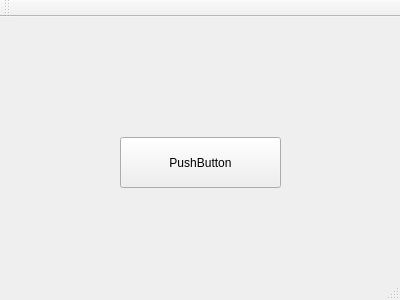
<?xml version="1.0" encoding="UTF-8"?>
<ui version="4.0">
 <class>MainWindow</class>
 <widget class="QMainWindow" name="MainWindow">
  <property name="geometry">
   <rect>
    <x>0</x>
    <y>0</y>
    <width>400</width>
    <height>300</height>
   </rect>
  </property>
  <property name="windowTitle">
   <string>MainWindow</string>
  </property>
  <widget class="QWidget" name="centralWidget">
   <widget class="QPushButton" name="pushButton">
    <property name="geometry">
     <rect>
      <x>120</x>
      <y>120</y>
      <width>161</width>
      <height>51</height>
     </rect>
    </property>
    <property name="text">
     <string>PushButton</string>
    </property>
   </widget>
  </widget>
  <widget class="QMenuBar" name="menuBar">
   <property name="geometry">
    <rect>
     <x>0</x>
     <y>0</y>
     <width>400</width>
     <height>19</height>
    </rect>
   </property>
  </widget>
  <widget class="QToolBar" name="mainToolBar">
   <attribute name="toolBarArea">
    <enum>TopToolBarArea</enum>
   </attribute>
   <attribute name="toolBarBreak">
    <bool>false</bool>
   </attribute>
  </widget>
  <widget class="QStatusBar" name="statusBar"/>
 </widget>
 <layoutdefault spacing="6" margin="11"/>
 <resources/>
 <connections/>
</ui>
